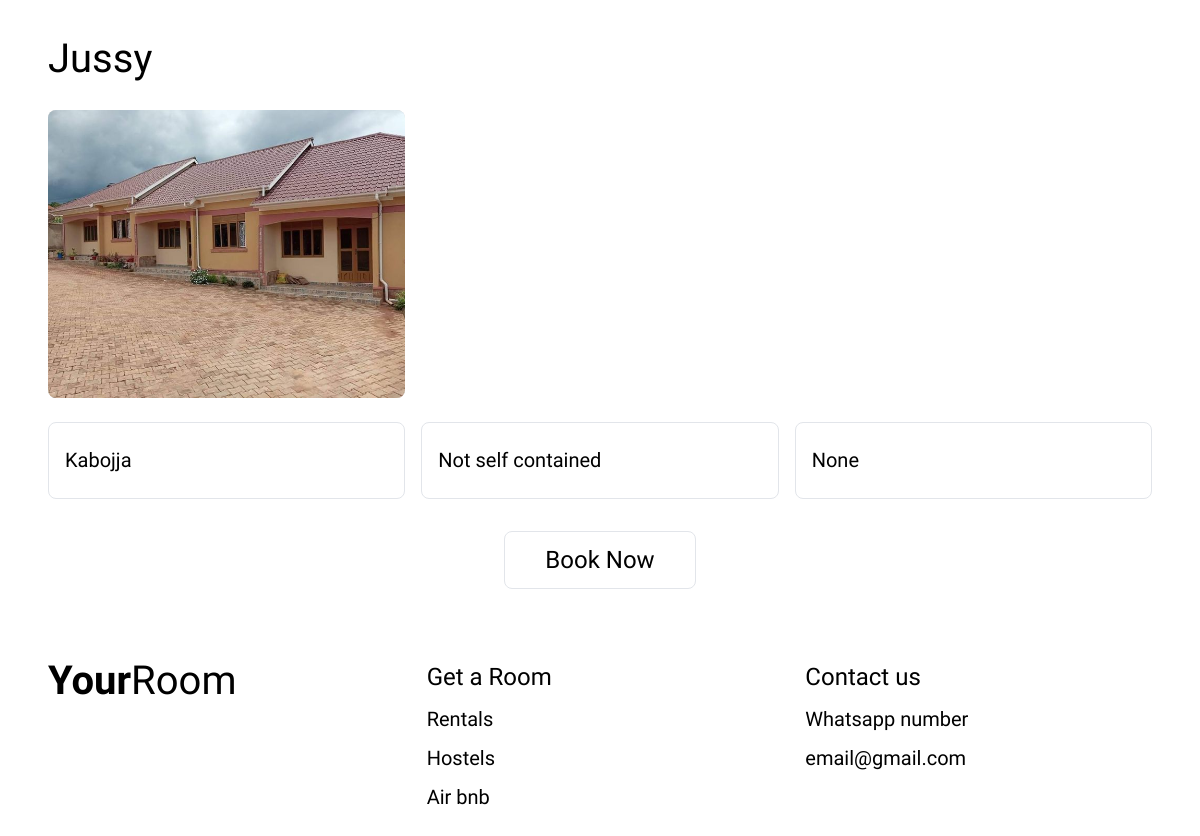
Page /unit/rental/2/ on the earlier database version.
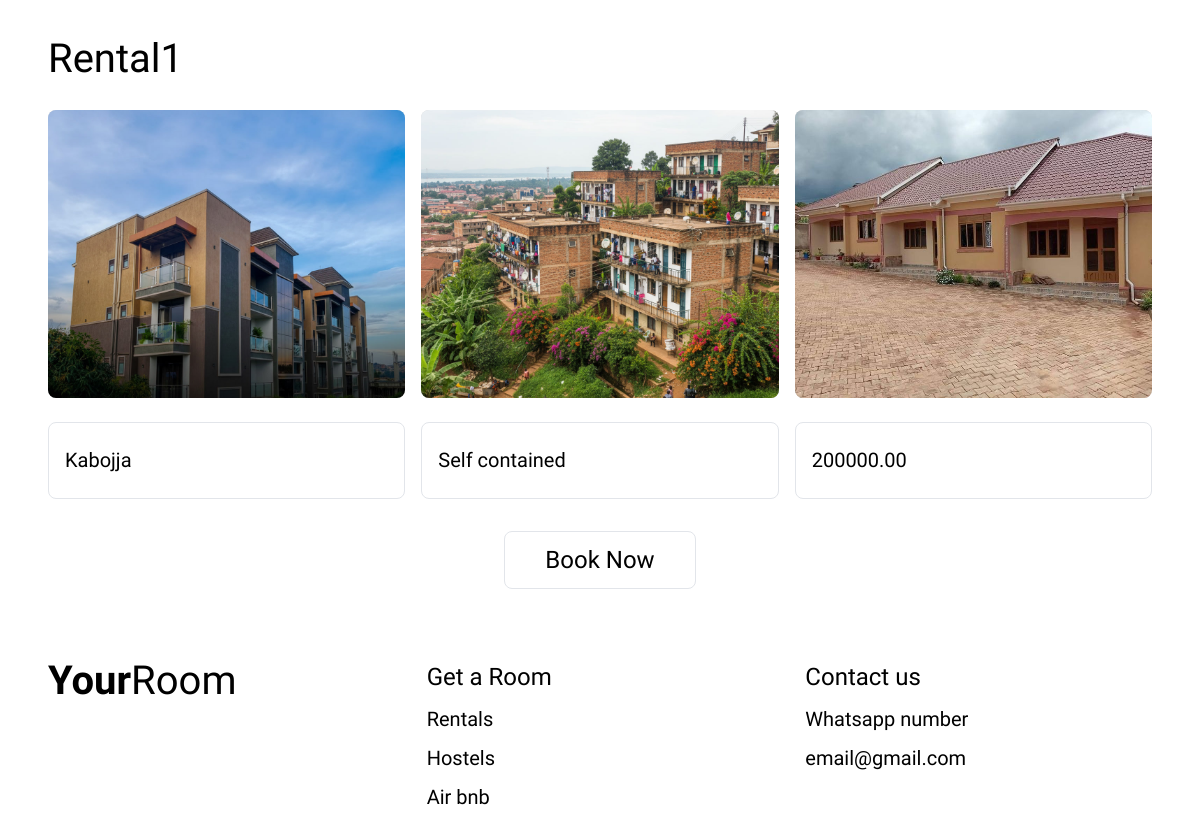
Same page on the later database version.
### your_room/models.py (models this page shows, shortened)
class BaseUnit(models.Model):
    name = models.CharField(max_length=150)
    description = models.TextField(blank=True)
    location = models.CharField(max_length=150)
    class Meta:
        abstract = True
        ordering = ["name"]

class Rental(BaseUnit):
    room_type = models.CharField(max_length=10, choices=RoomType.choices)
    self_contained = models.BooleanField(default=False)
    price = models.DecimalField(max_digits=10, decimal_places=2, null=True, blank=True)

class UnitImageBase(models.Model):
    image = models.ImageField(upload_to="units/%Y/%m/")
    is_main = models.BooleanField(
        default=False,
        help_text="Check this box to set this image as the main display photo."
    )
    class Meta:
        abstract = True
        ordering = ["is_main"]

class RentalImage(UnitImageBase):
    unit = models.ForeignKey(Rental, related_name="images", on_delete=models.CASCADE)

### your_room/views.py (the view)
# urls.py: path("unit/<str:unit_type>/<int:pk>/", unit_detail, name="unit-detail"),
def unit_detail(request,unit_type, pk):
    model = UNIT_MODELS.get(unit_type)
    unit = get_object_or_404(model.objects.prefetch_related("images"), pk=pk)
    return render(request, "your_room/detail.html", {"unit": unit, "unit_type": unit_type})

### your_room/templates/your_room/detail.html (shortened to what this page needs)
<!DOCTYPE html>
{% load static %}
<html lang="en">
<head>
<link rel="stylesheet" href="{% static 'your_room/styles.css' %}" />
</head>
<body>
<main>
  <h1 class="page-title container">{{unit.name}}</h1>
  <div class="gallery container">
    {% for img in unit.images.all %}
    <img src="{{ img.image.url }}" alt="{{ unit.name }}" />
    {% endfor %}
    </div>
  <div class="meta container">
    {% if unit_type == 'rental' %}
    <div>{{ unit.location }}</div>
    <div>{% if unit.self_contained %} Self contained
      {% else %} Not self contained {% endif %}</div>
    <div>{{ unit.price }}</div>
    {% elif unit_type == 'hostel' %}
    <div>{{ unit.university }}</div>
    <div>{% if unit.self_contained %} Self contained {% else %} Not self contained {% endif %}</div>
    <div>{{ unit.price }}</div>
    {% else %}
    <div>{{ unit.name }}</div>
    <div>{{ unit.location }}</div>
    <div>{{ unit.price }}</div>
    {% endif %}
  </div>
  <div class="center-action"><button class="btn btn--lg" id="book-now" type="button">Book Now</button></div>
</main>
<footer class="footer container">
  <a class="logo" href="{% url 'index' %}"><b>Your</b><span>Room</span></a>
  <div class="col">
    <strong>Get a Room</strong>
    <a href="{% url 'rentals' %}">Rentals</a>
    <a href="{% url 'hostels' %}">Hostels</a>
    <a href="{% url 'airbnb' %}">Air bnb</a>
  </div>
  <div class="col">
    <strong>Contact us</strong>
    <span>Whatsapp number</span>
    <span>email@gmail.com</span>
  </div>
</footer>
</body>
</html>

Differences in the rows shown:
changed Rental "Kabojja": name "Jussy" → "Rental1"; price "None" → "200000.00"
added RentalImage: image (picture)
added RentalImage: image (picture)
Other differences:
text no longer shown: "Not self contained"
text now shown: "Self contained"
